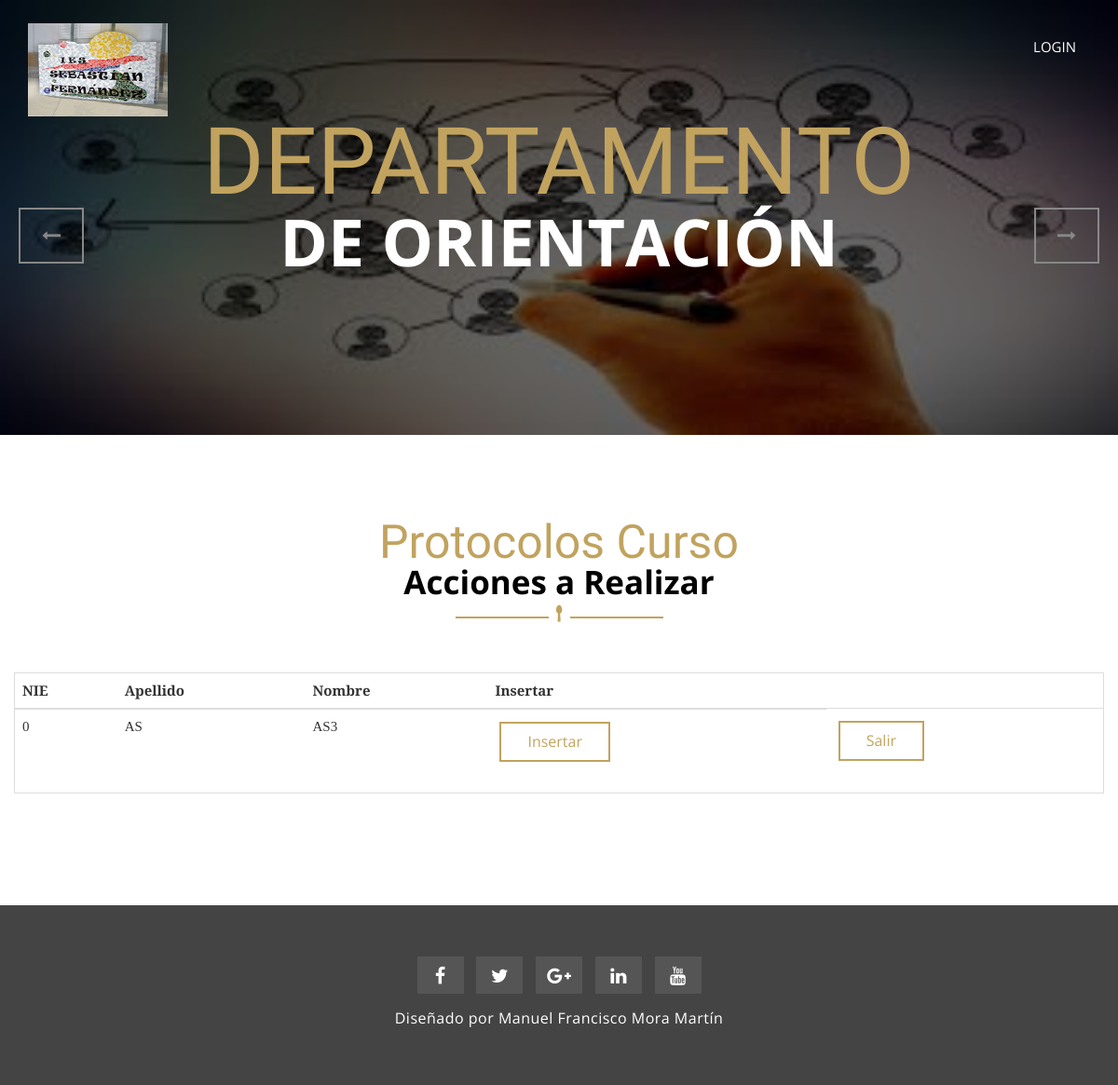
The page /index.php/Protocolos/alumnoCurso/18 on the database its author committed.
### tables this page shows
CREATE TABLE `alumno` (
  `idAlumno` int(11) NOT NULL,
  `apellidos` varchar(45) NOT NULL,
  `nombre` varchar(30) NOT NULL,
  `nie` int(7) NOT NULL,
  `fechaNacimiento` date NOT NULL,
  `edad` int(2) DEFAULT NULL,
  `fotoAlumnado` varchar(45) DEFAULT NULL,
  `datos_medicos` varchar(100) DEFAULT NULL,
  `datos_psicologicos` varchar(100) DEFAULT NULL,
  `informe_medico` varchar(45) DEFAULT NULL COMMENT 'Informe medico en PDF',
  `nombreT1` varchar(80) NOT NULL,
  `nombreT2` varchar(80) DEFAULT NULL,
  `direccion` varchar(45) NOT NULL,
  `cp` int(5) NOT NULL,
  `poblacion` varchar(45) NOT NULL,
  `cod_provincia` char(2) DEFAULT NULL,
  `telefono1` int(9) NOT NULL,
  `telefono2` int(9) DEFAULT NULL,
  `tipo` varchar(45) DEFAULT NULL COMMENT 'Tipo de familia(Tradicional,Monoparental...)',
  `situacion` varchar(45) DEFAULT NULL,
  `implicacion_escolar` varchar(45) DEFAULT NULL,
  `curso` int(1) NOT NULL,
  `grupo` char(1) NOT NULL,
  `fecha_inser` date DEFAULT NULL,
  `Usuario_idUsuario` int(11) NOT NULL
);

### application/controllers/Protocolos.php (called while the page is built, shortened)
<?php
class Protocolos extends CI_Controller {
    public function __construct() {
        $this->load->helper('Formulario');
        $this->load->library('form_validation');
        $this->load->model('M_Protocolos');
        $this->load->model('M_AccionTutorial');
    }
    public function alumnoCurso($idAlumno) {
        $num_idneae = $this->M_AccionTutorial->getidProtocolos($idAlumno);
        $alumnos = $this->M_AccionTutorial->getDatosAlumno($idAlumno);
        $cuerpo = $this->load->view('V_MenuProtocolosC', array('alumnos' => $alumnos,
                                                               'num_idneae' => $num_idneae), TRUE);
        $this->load->view('V_Plantilla', Array('cuerpo' => $cuerpo,
                                                 'homeactive' => 'active'));
    }
}

### index.php (called while the page is built, shortened)
<?php
require_once BASEPATH.'core/CodeIgniter.php';

### application/models/M_AccionTutorial.php (called while the page is built, shortened)
<?php
class M_AccionTutorial extends CI_Model{
    public function getDatosAlumno($id) {
        $query = $this->db->query("SELECT * "
                . "FROM alumno "
                . "WHERE idAlumno = '$id'");
        return $query->row_array();
    }
    public function getidProtocolos($idAlumno) {
        $query = $this->db->query("SELECT idProtocolos "
                . "FROM protocolos "
                . "WHERE idAlumno = '$idAlumno' " );
        return $query->num_rows();
    }
}

### application/views/V_MenuProtocolosC.php (the view, shortened to what this page needs)
<section id="mu-contact">
    <div class="container">
        <div class="row">
            <div class="col-md-12">
                <div class="mu-contact-area">
                    <div class="mu-title">
                        <span class="mu-subtitle">Protocolos Curso</span>
                        <h2>Acciones a Realizar</h2>
                        <i class="fa fa-spoon"></i>
                    </div>
                    <div class="mu-contact-content">
                        <div class="row">
                            <div class="cart-view-table">
                                <div class="table table-bordered">
                                    <table class="table">
                                        <thead>
                                            <tr>
                                                <th>NIE</th>
                                                <th>Apellido</th>
                                                <th>Nombre</th>
                                                <?php if ($num_idneae == 0): ?>
                                                    <th>Insertar</th>
                                                <?php endif; ?>
                                            </tr>
                                        </thead>
                                        <tbody>
                                            <tr>
                                                <td><?= $alumnos['nie'] ?></td>
                                                <td><?= $alumnos['apellidos'] ?></td>
                                                <td><?= $alumnos['nombre'] ?>  </td>
                                                <?php if ($num_idneae == 0): ?>
                                                    <td><a class="mu-readmore-btn" href="<?= site_url() . "/Protocolos/insertar/" . $alumnos['idAlumno'] ?>">Insertar</a></td>
                                                <?php endif; ?>
                                                    <td><a class="mu-readmore-btn" href="<?= site_url() . "/AccionTutorial/VolverCurso/".$alumnos['idAlumno'] ?>">Salir</a></td>
                                            </tr>
                                        </tbody>
                                    </table>
                                </div>
                            </div>
                        </div>
                    </div>
                </div>
            </div>
        </div>
    </div>
</section>

### assets/css/theme-color/default-theme.css (style rules this page uses)
.mu-readmore-btn { color: #c1a35f; }
.mu-readmore-btn::after { border: 2px solid #c1a35f; }
.mu-title .mu-subtitle { color: #c1a35f; }
.mu-title i { color: #c1a35f; }

### assets/css/style.css (style rules this page uses)
body { background-color: #ffffff; font-family: "Prata", serif; color: #333333; font-size: 15px; overflow-x: hidden; }
a { text-decoration: none; color: #333333; }
h1, h2, h3, h4, h5, h6 { font-family: "Open Sans", sans-serif; }
h2 { font-size: 30px; font-weight: 700; line-height: 40px; margin: 0; }
.mu-readmore-btn { background-color: #fff; font-family: "Open Sans", sans-serif; display: inline-block; font-size: 16px; padding: 15px 35px; position: relative; -webkit-transition: all 0.5s; -moz-transition: all 0.5s; -ms-transition: all 0.5s; -o-transition: all 0.5s; transition: all 0.5s; }
.mu-readmore-btn::after { bottom: 5px; content: ""; left: 5px; position: absolute; right: 5px; top: 5px; -webkit-transition: all 0.2s; -moz-transition: all 0.2s; -ms-transition: all 0.2s; -o-transition: all 0.2s; transition: all 0.2s; }
.mu-title { display: inline; float: left; width: 100%; margin-bottom: 20px; text-align: center; }
.mu-title .mu-subtitle { font-size: 50px; font-family: "Tangerine", cursive; line-height: 30px; }
.mu-title h2 { color: #000; font-size: 35px; margin-bottom: 5px; }
.mu-title i { font-size: 18px; }
#mu-contact { display: inline; float: left; padding: 100px 0; width: 100%; }
#mu-contact .mu-contact-area { display: inline; float: left; width: 100%; }
#mu-contact .mu-contact-area .mu-contact-content { display: inline; float: left; margin-top: 30px; width: 100%; }

### rows shown on the page
alumno: nie "0", apellidos "AS", nombre "AS3"
